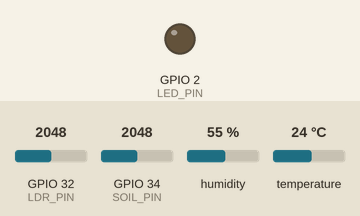
Recording of a sketch running on a simulated ESP32. Shown: output pins drawn as LEDs (lit = HIGH). Inputs (shaded band) come from the test bench; at power-on: GPIO 32 (LDR_PIN) = 2048, GPIO 34 (SOIL_PIN) = 2048, humidity 55 %, temperature 24 °C (analog values on the 0–4095 scale). WiFi joins after 1.5 s; servers stay silent unless stated; no MQTT or app messages arrive unless stated; what the sketch prints to the serial monitor is not drawn.

Above: at 0.1 s.
At 1.9 s:
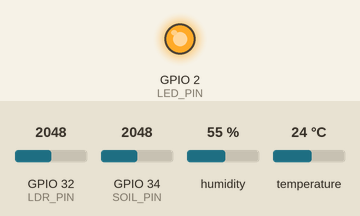
Timing chart, 0 to 3.4 s (numbered marks = the images above):
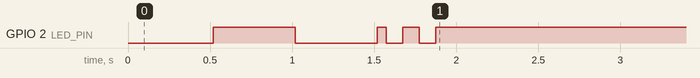

The sketch:

esp32_plant_monitor.ino
```cpp
/*
 * Kather Baksho — Real Botanical IoT Planter Monitor
 * Microcontroller: ESP32 Dev Module / ESP32 NodeMCU
 *
 * Sensors:
 * 1. Capacitive Soil Moisture Sensor v1.2 (Connected to ADC1 GPIO 34)
 * 2. DHT22 / DHT11 Digital Temp & Humidity Sensor (Connected to GPIO 4)
 * 3. Light Dependent Resistor (LDR) / Ambient Lux (Connected to ADC1 GPIO 32)
 *
 * Protocol: MQTT over TCP (Broker: Mosquitto on port 1883)
 * Telemetry Topic: kather_baksho/plants/{PLANT_ID}/telemetry
 */

#include <WiFi.h>
#include <PubSubClient.h>
#include "DHT.h"

// ================= USER CONFIGURATION =================
const char* WIFI_SSID       = "YOUR_WIFI_SSID";
const char* WIFI_PASSWORD   = "YOUR_WIFI_PASSWORD";

const char* MQTT_SERVER     = "192.168.1.100"; // IP address of Docker host / KatherBaksho server
const int   MQTT_PORT       = 1883;
const char* MQTT_USER       = "";              // Optional if auth enabled
const char* MQTT_PASS       = "";              // Optional if auth enabled

const uint32_t PLANT_ID     = 1;
const char*    PLANT_NAME   = "Monstera Deliciosa (Smart Planter)";
const char*    LOCATION     = "Living Room Corner";
const char*    DEVICE_ID    = "esp32-kb-botanical-01";

// Pin Definitions (Using ADC1 pins which do NOT conflict with WiFi)
#define SOIL_PIN            34  // Capacitive Soil Moisture (Analog)
#define LDR_PIN             32  // Ambient Light Sensor (Analog)
#define DHT_PIN              4  // DHT22 / DHT11 Data Pin
#define DHT_TYPE         DHT22  // DHT 22 (AM2302), change to DHT11 if using DHT11
#define LED_PIN              2  // Onboard Blue Status LED

// Soil Calibration Values (12-bit ADC: 0 - 4095)
// Calibrate by reading sensor in dry air vs fully dipped in water
const int AIR_VALUE         = 3200; // Sensor in dry air (0% moisture)
const int WATER_VALUE       = 1300; // Sensor submerged in water (100% moisture)

// Telemetry Interval (Milliseconds)
const unsigned long TELEMETRY_INTERVAL_MS = 15000; // 15 seconds

// Deep sleep power saving mode for battery operation
const bool ENABLE_DEEP_SLEEP = false;
const uint64_t SLEEP_DURATION_SEC = 300; // 5 minutes in deep sleep

// ================= SYSTEM OBJECTS =================
WiFiClient espClient;
PubSubClient mqttClient(espClient);
DHT dht(DHT_PIN, DHT_TYPE);

unsigned long lastTelemetryTime = 0;
char topicBuffer[128];

void setupWiFi() {
  delay(10);
  Serial.println();
  Serial.printf("[WiFi] Connecting to %s", WIFI_SSID);
  WiFi.mode(WIFI_STA);
  WiFi.begin(WIFI_SSID, WIFI_PASSWORD);

  int attempts = 0;
  while (WiFi.status() != WL_CONNECTED && attempts < 25) {
    delay(500);
    Serial.print(".");
    digitalWrite(LED_PIN, !digitalRead(LED_PIN)); // Blink LED while connecting
    attempts++;
  }

  if (WiFi.status() == WL_CONNECTED) {
    digitalWrite(LED_PIN, HIGH);
    Serial.println("\n[WiFi] Connected successfully!");
    Serial.printf("[WiFi] IP Address: %s\n", WiFi.localIP().toString().c_str());
  } else {
    Serial.println("\n[WiFi] Connection failed! Retrying in background...");
  }
}

void reconnectMQTT() {
  while (!mqttClient.connected() && WiFi.status() == WL_CONNECTED) {
    Serial.printf("[MQTT] Attempting connection to broker %s:%d...\n", MQTT_SERVER, MQTT_PORT);
    String clientId = "KatherBaksho-ESP32-" + String(DEVICE_ID);

    bool connected = false;
    if (strlen(MQTT_USER) > 0) {
      connected = mqttClient.connect(clientId.c_str(), MQTT_USER, MQTT_PASS);
    } else {
      connected = mqttClient.connect(clientId.c_str());
    }

    if (connected) {
      Serial.println("[MQTT] Connected to Mosquitto broker!");
      // Flash LED twice on success
      digitalWrite(LED_PIN, LOW); delay(100); digitalWrite(LED_PIN, HIGH); delay(100);
      digitalWrite(LED_PIN, LOW); delay(100); digitalWrite(LED_PIN, HIGH);
    } else {
      Serial.printf("[MQTT] Connection failed (rc=%d). Retrying in 5 seconds...\n", mqttClient.state());
      delay(5000);
    }
  }
}

float readSoilMoisture() {
  // Take 5 samples and average to filter out electrical noise
  long sum = 0;
  for (int i = 0; i < 5; i++) {
    sum += analogRead(SOIL_PIN);
    delay(10);
  }
  int raw = sum / 5;

  // Constrain within calibrated bounds
  raw = constrain(raw, WATER_VALUE, AIR_VALUE);

  // Map inverse: AIR_VALUE (dry) -> 0.0%, WATER_VALUE (wet) -> 100.0%
  float moisture = (float)(AIR_VALUE - raw) * 100.0 / (float)(AIR_VALUE - WATER_VALUE);
  return constrain(moisture, 0.0, 100.0);
}

float readLightLux() {
  int raw = analogRead(LDR_PIN);
  // Approximated linear lux conversion for standard 5528 LDR
  float lux = map(raw, 0, 4095, 2500, 10);
  return constrain(lux, 10.0, 2500.0);
}

void sendTelemetry() {
  float soilMoisture = readSoilMoisture();
  float tempC = dht.readTemperature();
  float humidity = dht.readHumidity();
  float lightLux = readLightLux();
  float batteryPct = 98.0; // Simulated or measured via voltage divider on GPIO 35

  // Fallbacks if sensor read fails
  if (isnan(tempC)) tempC = 25.0;
  if (isnan(humidity)) humidity = 60.0;

  // Build JSON Payload without external heavy dependencies
  char payload[512];
  snprintf(payload, sizeof(payload),
    "{"
      "\"device_id\":\"%s\","
      "\"plant_id\":%u,"
      "\"plant_name\":\"%s\","
      "\"location\":\"%s\","
      "\"soil_moisture_pct\":%.2f,"
      "\"ambient_temp_c\":%.2f,"
      "\"humidity_pct\":%.2f,"
      "\"light_lux\":%.1f,"
      "\"battery_pct\":%.1f"
    "}",
    DEVICE_ID, PLANT_ID, PLANT_NAME, LOCATION,
    soilMoisture, tempC, humidity, lightLux, batteryPct
  );

  snprintf(topicBuffer, sizeof(topicBuffer), "kather_baksho/plants/%u/telemetry", PLANT_ID);

  Serial.printf("[Telemetry] Publishing to %s: %s\n", topicBuffer, payload);
  if (mqttClient.publish(topicBuffer, payload)) {
    Serial.println("[Telemetry] Published successfully!");
  } else {
    Serial.println("[Telemetry] Publish failed! MQTT buffer full or disconnected.");
  }
}

void setup() {
  Serial.begin(115200);
  pinMode(LED_PIN, OUTPUT);
  pinMode(SOIL_PIN, INPUT);
  pinMode(LDR_PIN, INPUT);

  analogReadResolution(12); // 0 - 4095 range
  dht.begin();

  Serial.println("\n============================================");
  Serial.println("  Kather Baksho Botanical Smart Planter     ");
  Serial.println("============================================");

  setupWiFi();
  mqttClient.setServer(MQTT_SERVER, MQTT_PORT);
  mqttClient.setBufferSize(1024);

  // Send initial reading immediately
  if (WiFi.status() == WL_CONNECTED) {
    reconnectMQTT();
    sendTelemetry();
  }

  if (ENABLE_DEEP_SLEEP) {
    Serial.printf("[Power] Entering deep sleep for %llu seconds...\n", SLEEP_DURATION_SEC);
    esp_sleep_enable_timer_wakeup(SLEEP_DURATION_SEC * 1000000ULL);
    esp_deep_sleep_start();
  }
}

void loop() {
  if (WiFi.status() != WL_CONNECTED) {
    setupWiFi();
  }

  if (!mqttClient.connected()) {
    reconnectMQTT();
  }
  mqttClient.loop();

  unsigned long now = millis();
  if (now - lastTelemetryTime >= TELEMETRY_INTERVAL_MS) {
    lastTelemetryTime = now;
    sendTelemetry();
  }
}
```
